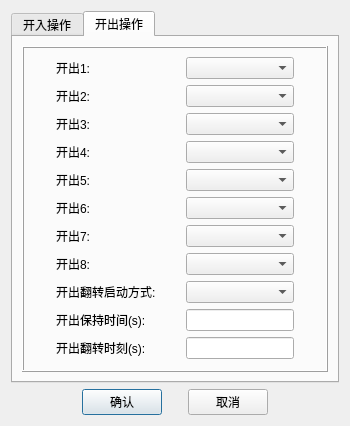
<?xml version="1.0" encoding="UTF-8"?>
<ui version="4.0">
 <class>QRecloseAccBinarySignalDlg</class>
 <widget class="QDialog" name="QRecloseAccBinarySignalDlg">
  <property name="geometry">
   <rect>
    <x>0</x>
    <y>0</y>
    <width>350</width>
    <height>422</height>
   </rect>
  </property>
  <property name="windowTitle">
   <string>开关量</string>
  </property>
  <layout class="QHBoxLayout" name="horizontalLayout">
   <item>
    <layout class="QVBoxLayout" name="verticalLayout">
     <item>
      <widget class="QTabWidget" name="m_tabWidget">
       <property name="currentIndex">
        <number>1</number>
       </property>
       <widget class="QWidget" name="tab">
        <attribute name="title">
         <string>开入操作</string>
        </attribute>
        <layout class="QHBoxLayout" name="horizontalLayout_2">
         <item>
          <widget class="QFrame" name="frame">
           <property name="frameShape">
            <enum>QFrame::Box</enum>
           </property>
           <property name="frameShadow">
            <enum>QFrame::Raised</enum>
           </property>
           <layout class="QHBoxLayout" name="horizontalLayout_3">
            <item>
             <layout class="QGridLayout" name="gridLayout">
              <property name="leftMargin">
               <number>0</number>
              </property>
              <item row="2" column="1">
               <widget class="QLabel" name="m_labBinB">
                <property name="text">
                 <string>开入B:</string>
                </property>
               </widget>
              </item>
              <item row="1" column="1">
               <widget class="QLabel" name="m_labBinA">
                <property name="text">
                 <string>开入A:</string>
                </property>
               </widget>
              </item>
              <item row="0" column="1">
               <widget class="QLabel" name="m_labBinSelect">
                <property name="sizePolicy">
                 <sizepolicy hsizetype="Preferred" vsizetype="Preferred">
                  <horstretch>0</horstretch>
                  <verstretch>0</verstretch>
                 </sizepolicy>
                </property>
                <property name="text">
                 <string>开入选择:</string>
                </property>
               </widget>
              </item>
              <item row="3" column="1">
               <widget class="QLabel" name="m_labBinC">
                <property name="text">
                 <string>开入C:</string>
                </property>
               </widget>
              </item>
              <item row="0" column="3">
               <widget class="QComboBox" name="m_cbbBinSelect">
                <property name="sizePolicy">
                 <sizepolicy hsizetype="Fixed" vsizetype="Fixed">
                  <horstretch>0</horstretch>
                  <verstretch>0</verstretch>
                 </sizepolicy>
                </property>
                <property name="minimumSize">
                 <size>
                  <width>150</width>
                  <height>0</height>
                 </size>
                </property>
               </widget>
              </item>
              <item row="5" column="1">
               <widget class="QLabel" name="m_labBinE">
                <property name="text">
                 <string>开入E:</string>
                </property>
               </widget>
              </item>
              <item row="7" column="1">
               <widget class="QLabel" name="m_labBinG">
                <property name="text">
                 <string>开入G:</string>
                </property>
               </widget>
              </item>
              <item row="1" column="3">
               <widget class="CExBaseListComboBox" name="m_cbbInputA">
                <property name="sizePolicy">
                 <sizepolicy hsizetype="Fixed" vsizetype="Fixed">
                  <horstretch>0</horstretch>
                  <verstretch>0</verstretch>
                 </sizepolicy>
                </property>
                <property name="minimumSize">
                 <size>
                  <width>150</width>
                  <height>0</height>
                 </size>
                </property>
               </widget>
              </item>
              <item row="8" column="1">
               <widget class="QLabel" name="m_labBinH">
                <property name="text">
                 <string>开入H:</string>
                </property>
               </widget>
              </item>
              <item row="4" column="1">
               <widget class="QLabel" name="m_labBinD">
                <property name="text">
                 <string>开入D:</string>
                </property>
               </widget>
              </item>
              <item row="2" column="3">
               <widget class="CExBaseListComboBox" name="m_cbbInputB">
                <property name="sizePolicy">
                 <sizepolicy hsizetype="Fixed" vsizetype="Fixed">
                  <horstretch>0</horstretch>
                  <verstretch>0</verstretch>
                 </sizepolicy>
                </property>
                <property name="minimumSize">
                 <size>
                  <width>150</width>
                  <height>0</height>
                 </size>
                </property>
               </widget>
              </item>
              <item row="5" column="3">
               <widget class="CExBaseListComboBox" name="m_cbbInputE">
                <property name="sizePolicy">
                 <sizepolicy hsizetype="Fixed" vsizetype="Fixed">
                  <horstretch>0</horstretch>
                  <verstretch>0</verstretch>
                 </sizepolicy>
                </property>
                <property name="minimumSize">
                 <size>
                  <width>150</width>
                  <height>0</height>
                 </size>
                </property>
               </widget>
              </item>
              <item row="6" column="1">
               <widget class="QLabel" name="m_labBinF">
                <property name="text">
                 <string>开入F:</string>
                </property>
               </widget>
              </item>
              <item row="4" column="3">
               <widget class="CExBaseListComboBox" name="m_cbbInputD">
                <property name="sizePolicy">
                 <sizepolicy hsizetype="Fixed" vsizetype="Fixed">
                  <horstretch>0</horstretch>
                  <verstretch>0</verstretch>
                 </sizepolicy>
                </property>
                <property name="minimumSize">
                 <size>
                  <width>150</width>
                  <height>0</height>
                 </size>
                </property>
               </widget>
              </item>
              <item row="3" column="3">
               <widget class="CExBaseListComboBox" name="m_cbbInputC">
                <property name="sizePolicy">
                 <sizepolicy hsizetype="Fixed" vsizetype="Fixed">
                  <horstretch>0</horstretch>
                  <verstretch>0</verstretch>
                 </sizepolicy>
                </property>
                <property name="minimumSize">
                 <size>
                  <width>150</width>
                  <height>0</height>
                 </size>
                </property>
               </widget>
              </item>
              <item row="0" column="2">
               <spacer name="horizontalSpacer">
                <property name="orientation">
                 <enum>Qt::Horizontal</enum>
                </property>
                <property name="sizeType">
                 <enum>QSizePolicy::Expanding</enum>
                </property>
                <property name="sizeHint" stdset="0">
                 <size>
                  <width>40</width>
                  <height>20</height>
                 </size>
                </property>
               </spacer>
              </item>
              <item row="7" column="3">
               <widget class="CExBaseListComboBox" name="m_cbbInputG">
                <property name="sizePolicy">
                 <sizepolicy hsizetype="Fixed" vsizetype="Fixed">
                  <horstretch>0</horstretch>
                  <verstretch>0</verstretch>
                 </sizepolicy>
                </property>
                <property name="minimumSize">
                 <size>
                  <width>150</width>
                  <height>0</height>
                 </size>
                </property>
               </widget>
              </item>
              <item row="6" column="3">
               <widget class="CExBaseListComboBox" name="m_cbbInputF">
                <property name="sizePolicy">
                 <sizepolicy hsizetype="Fixed" vsizetype="Fixed">
                  <horstretch>0</horstretch>
                  <verstretch>0</verstretch>
                 </sizepolicy>
                </property>
                <property name="minimumSize">
                 <size>
                  <width>150</width>
                  <height>0</height>
                 </size>
                </property>
               </widget>
              </item>
              <item row="8" column="3">
               <widget class="CExBaseListComboBox" name="m_cbbInputH">
                <property name="sizePolicy">
                 <sizepolicy hsizetype="Fixed" vsizetype="Fixed">
                  <horstretch>0</horstretch>
                  <verstretch>0</verstretch>
                 </sizepolicy>
                </property>
                <property name="minimumSize">
                 <size>
                  <width>150</width>
                  <height>0</height>
                 </size>
                </property>
               </widget>
              </item>
              <item row="0" column="0">
               <spacer name="horizontalSpacer_5">
                <property name="orientation">
                 <enum>Qt::Horizontal</enum>
                </property>
                <property name="sizeHint" stdset="0">
                 <size>
                  <width>40</width>
                  <height>20</height>
                 </size>
                </property>
               </spacer>
              </item>
              <item row="0" column="4">
               <spacer name="horizontalSpacer_6">
                <property name="orientation">
                 <enum>Qt::Horizontal</enum>
                </property>
                <property name="sizeHint" stdset="0">
                 <size>
                  <width>40</width>
                  <height>20</height>
                 </size>
                </property>
               </spacer>
              </item>
             </layout>
            </item>
           </layout>
          </widget>
         </item>
        </layout>
       </widget>
       <widget class="QWidget" name="tab_2">
        <attribute name="title">
         <string>开出操作</string>
        </attribute>
        <layout class="QHBoxLayout" name="horizontalLayout_4">
         <item>
          <widget class="QFrame" name="frame_2">
           <property name="frameShape">
            <enum>QFrame::Box</enum>
           </property>
           <property name="frameShadow">
            <enum>QFrame::Raised</enum>
           </property>
           <layout class="QHBoxLayout" name="horizontalLayout_5">
            <item>
             <layout class="QGridLayout" name="gridLayout_2">
              <item row="9" column="1">
               <widget class="QLabel" name="m_labOutputKeepTime">
                <property name="text">
                 <string>开出保持时间(s):</string>
                </property>
               </widget>
              </item>
              <item row="4" column="1">
               <widget class="QLabel" name="m_labBout5">
                <property name="text">
                 <string>开出5:</string>
                </property>
               </widget>
              </item>
              <item row="6" column="1">
               <widget class="QLabel" name="m_labBout7">
                <property name="text">
                 <string>开出7:</string>
                </property>
               </widget>
              </item>
              <item row="5" column="1">
               <widget class="QLabel" name="m_labBout6">
                <property name="text">
                 <string>开出6:</string>
                </property>
               </widget>
              </item>
              <item row="7" column="1">
               <widget class="QLabel" name="m_labBout8">
                <property name="text">
                 <string>开出8:</string>
                </property>
               </widget>
              </item>
              <item row="8" column="1">
               <widget class="QLabel" name="m_labOutputSwitchMode">
                <property name="text">
                 <string>开出翻转启动方式:</string>
                </property>
               </widget>
              </item>
              <item row="2" column="1">
               <widget class="QLabel" name="m_labBout3">
                <property name="text">
                 <string>开出3:</string>
                </property>
               </widget>
              </item>
              <item row="10" column="1">
               <widget class="QLabel" name="m_labOutputDelayTime">
                <property name="text">
                 <string>开出翻转时刻(s):</string>
                </property>
               </widget>
              </item>
              <item row="0" column="1">
               <widget class="QLabel" name="m_labBout1">
                <property name="text">
                 <string>开出1:</string>
                </property>
               </widget>
              </item>
              <item row="3" column="1">
               <widget class="QLabel" name="m_labBout4">
                <property name="text">
                 <string>开出4:</string>
                </property>
               </widget>
              </item>
              <item row="0" column="3">
               <widget class="CExBaseListComboBox" name="m_cbbB01">
                <property name="sizePolicy">
                 <sizepolicy hsizetype="Fixed" vsizetype="Fixed">
                  <horstretch>0</horstretch>
                  <verstretch>0</verstretch>
                 </sizepolicy>
                </property>
                <property name="minimumSize">
                 <size>
                  <width>0</width>
                  <height>0</height>
                 </size>
                </property>
                <property name="maximumSize">
                 <size>
                  <width>150</width>
                  <height>16777215</height>
                 </size>
                </property>
               </widget>
              </item>
              <item row="1" column="3">
               <widget class="CExBaseListComboBox" name="m_cbbB02">
                <property name="sizePolicy">
                 <sizepolicy hsizetype="Fixed" vsizetype="Fixed">
                  <horstretch>0</horstretch>
                  <verstretch>0</verstretch>
                 </sizepolicy>
                </property>
                <property name="minimumSize">
                 <size>
                  <width>0</width>
                  <height>0</height>
                 </size>
                </property>
                <property name="maximumSize">
                 <size>
                  <width>150</width>
                  <height>16777215</height>
                 </size>
                </property>
               </widget>
              </item>
              <item row="2" column="3">
               <widget class="CExBaseListComboBox" name="m_cbbB03">
                <property name="sizePolicy">
                 <sizepolicy hsizetype="Fixed" vsizetype="Fixed">
                  <horstretch>0</horstretch>
                  <verstretch>0</verstretch>
                 </sizepolicy>
                </property>
                <property name="minimumSize">
                 <size>
                  <width>0</width>
                  <height>0</height>
                 </size>
                </property>
                <property name="maximumSize">
                 <size>
                  <width>150</width>
                  <height>16777215</height>
                 </size>
                </property>
               </widget>
              </item>
              <item row="1" column="1">
               <widget class="QLabel" name="m_labBout2">
                <property name="text">
                 <string>开出2:</string>
                </property>
               </widget>
              </item>
              <item row="4" column="3">
               <widget class="CExBaseListComboBox" name="m_cbbB05">
                <property name="sizePolicy">
                 <sizepolicy hsizetype="Fixed" vsizetype="Fixed">
                  <horstretch>0</horstretch>
                  <verstretch>0</verstretch>
                 </sizepolicy>
                </property>
                <property name="minimumSize">
                 <size>
                  <width>0</width>
                  <height>0</height>
                 </size>
                </property>
                <property name="maximumSize">
                 <size>
                  <width>150</width>
                  <height>16777215</height>
                 </size>
                </property>
               </widget>
              </item>
              <item row="7" column="3">
               <widget class="CExBaseListComboBox" name="m_cbbB08">
                <property name="sizePolicy">
                 <sizepolicy hsizetype="Fixed" vsizetype="Fixed">
                  <horstretch>0</horstretch>
                  <verstretch>0</verstretch>
                 </sizepolicy>
                </property>
                <property name="minimumSize">
                 <size>
                  <width>0</width>
                  <height>0</height>
                 </size>
                </property>
                <property name="maximumSize">
                 <size>
                  <width>150</width>
                  <height>16777215</height>
                 </size>
                </property>
               </widget>
              </item>
              <item row="10" column="3">
               <widget class="QLineEdit" name="m_editOutputDelayTime">
                <property name="sizePolicy">
                 <sizepolicy hsizetype="Fixed" vsizetype="Fixed">
                  <horstretch>0</horstretch>
                  <verstretch>0</verstretch>
                 </sizepolicy>
                </property>
                <property name="minimumSize">
                 <size>
                  <width>0</width>
                  <height>0</height>
                 </size>
                </property>
                <property name="maximumSize">
                 <size>
                  <width>150</width>
                  <height>16777215</height>
                 </size>
                </property>
               </widget>
              </item>
              <item row="5" column="3">
               <widget class="CExBaseListComboBox" name="m_cbbB06">
                <property name="sizePolicy">
                 <sizepolicy hsizetype="Fixed" vsizetype="Fixed">
                  <horstretch>0</horstretch>
                  <verstretch>0</verstretch>
                 </sizepolicy>
                </property>
                <property name="minimumSize">
                 <size>
                  <width>0</width>
                  <height>0</height>
                 </size>
                </property>
                <property name="maximumSize">
                 <size>
                  <width>150</width>
                  <height>16777215</height>
                 </size>
                </property>
               </widget>
              </item>
              <item row="8" column="3">
               <widget class="CExBaseListComboBox" name="m_cbbOutputSwitchMode">
                <property name="sizePolicy">
                 <sizepolicy hsizetype="Fixed" vsizetype="Fixed">
                  <horstretch>0</horstretch>
                  <verstretch>0</verstretch>
                 </sizepolicy>
                </property>
                <property name="minimumSize">
                 <size>
                  <width>0</width>
                  <height>0</height>
                 </size>
                </property>
                <property name="maximumSize">
                 <size>
                  <width>150</width>
                  <height>16777215</height>
                 </size>
                </property>
               </widget>
              </item>
              <item row="3" column="3">
               <widget class="CExBaseListComboBox" name="m_cbbB04">
                <property name="sizePolicy">
                 <sizepolicy hsizetype="Fixed" vsizetype="Fixed">
                  <horstretch>0</horstretch>
                  <verstretch>0</verstretch>
                 </sizepolicy>
                </property>
                <property name="minimumSize">
                 <size>
                  <width>0</width>
                  <height>0</height>
                 </size>
                </property>
                <property name="maximumSize">
                 <size>
                  <width>150</width>
                  <height>16777215</height>
                 </size>
                </property>
               </widget>
              </item>
              <item row="9" column="3">
               <widget class="QLineEdit" name="m_editOutputKeepTime">
                <property name="sizePolicy">
                 <sizepolicy hsizetype="Fixed" vsizetype="Fixed">
                  <horstretch>0</horstretch>
                  <verstretch>0</verstretch>
                 </sizepolicy>
                </property>
                <property name="minimumSize">
                 <size>
                  <width>0</width>
                  <height>0</height>
                 </size>
                </property>
                <property name="maximumSize">
                 <size>
                  <width>150</width>
                  <height>16777215</height>
                 </size>
                </property>
               </widget>
              </item>
              <item row="6" column="3">
               <widget class="CExBaseListComboBox" name="m_cbbB07">
                <property name="sizePolicy">
                 <sizepolicy hsizetype="Fixed" vsizetype="Fixed">
                  <horstretch>0</horstretch>
                  <verstretch>0</verstretch>
                 </sizepolicy>
                </property>
                <property name="minimumSize">
                 <size>
                  <width>0</width>
                  <height>0</height>
                 </size>
                </property>
                <property name="maximumSize">
                 <size>
                  <width>150</width>
                  <height>16777215</height>
                 </size>
                </property>
               </widget>
              </item>
              <item row="0" column="2">
               <spacer name="horizontalSpacer_2">
                <property name="orientation">
                 <enum>Qt::Horizontal</enum>
                </property>
                <property name="sizeType">
                 <enum>QSizePolicy::Expanding</enum>
                </property>
                <property name="sizeHint" stdset="0">
                 <size>
                  <width>40</width>
                  <height>20</height>
                 </size>
                </property>
               </spacer>
              </item>
              <item row="0" column="0">
               <spacer name="horizontalSpacer_3">
                <property name="orientation">
                 <enum>Qt::Horizontal</enum>
                </property>
                <property name="sizeHint" stdset="0">
                 <size>
                  <width>40</width>
                  <height>20</height>
                 </size>
                </property>
               </spacer>
              </item>
              <item row="0" column="4">
               <spacer name="horizontalSpacer_4">
                <property name="orientation">
                 <enum>Qt::Horizontal</enum>
                </property>
                <property name="sizeHint" stdset="0">
                 <size>
                  <width>40</width>
                  <height>20</height>
                 </size>
                </property>
               </spacer>
              </item>
             </layout>
            </item>
           </layout>
          </widget>
         </item>
        </layout>
       </widget>
      </widget>
     </item>
     <item>
      <layout class="QHBoxLayout" name="horizontalLayout_6">
       <item>
        <spacer name="horizontalSpacer_7">
         <property name="orientation">
          <enum>Qt::Horizontal</enum>
         </property>
         <property name="sizeHint" stdset="0">
          <size>
           <width>40</width>
           <height>20</height>
          </size>
         </property>
        </spacer>
       </item>
       <item>
        <widget class="QPushButton" name="m_btnOk">
         <property name="sizePolicy">
          <sizepolicy hsizetype="Fixed" vsizetype="Fixed">
           <horstretch>0</horstretch>
           <verstretch>0</verstretch>
          </sizepolicy>
         </property>
         <property name="text">
          <string>确认</string>
         </property>
        </widget>
       </item>
       <item>
        <spacer name="horizontalSpacer_9">
         <property name="orientation">
          <enum>Qt::Horizontal</enum>
         </property>
         <property name="sizeType">
          <enum>QSizePolicy::Fixed</enum>
         </property>
         <property name="sizeHint" stdset="0">
          <size>
           <width>20</width>
           <height>20</height>
          </size>
         </property>
        </spacer>
       </item>
       <item>
        <widget class="QPushButton" name="m_btnCancel">
         <property name="sizePolicy">
          <sizepolicy hsizetype="Fixed" vsizetype="Fixed">
           <horstretch>0</horstretch>
           <verstretch>0</verstretch>
          </sizepolicy>
         </property>
         <property name="text">
          <string>取消</string>
         </property>
        </widget>
       </item>
       <item>
        <spacer name="horizontalSpacer_8">
         <property name="orientation">
          <enum>Qt::Horizontal</enum>
         </property>
         <property name="sizeHint" stdset="0">
          <size>
           <width>40</width>
           <height>20</height>
          </size>
         </property>
        </spacer>
       </item>
      </layout>
     </item>
    </layout>
   </item>
  </layout>
 </widget>
 <customwidgets>
  <customwidget>
   <class>CExBaseListComboBox</class>
   <extends>QComboBox</extends>
   <header>../../../../Module/BaseClass/QT/QExBaseListComboBox.h</header>
  </customwidget>
 </customwidgets>
 <resources/>
 <connections/>
</ui>
